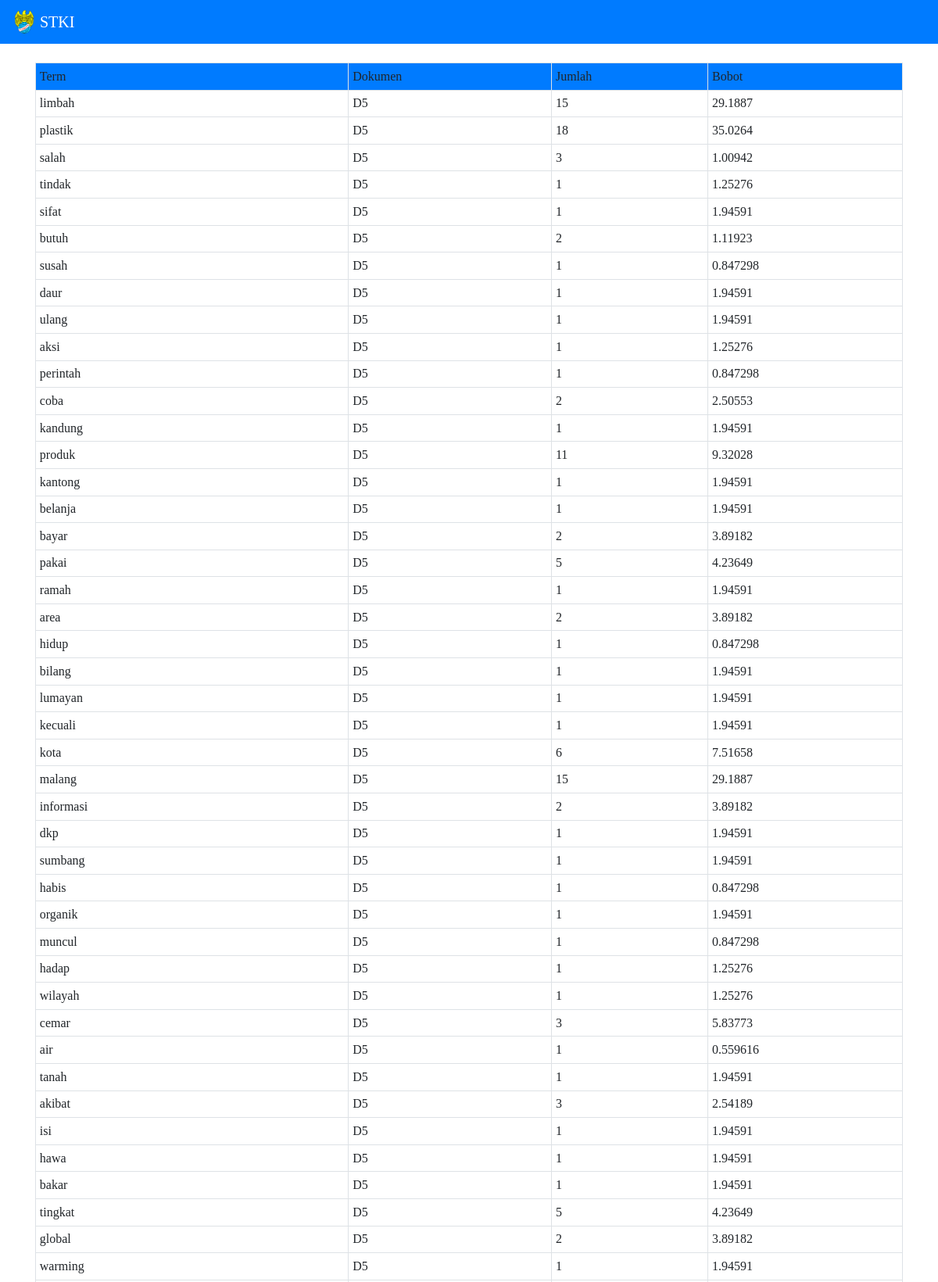
The page /bobotDokumen.php (upper part) on the database its author committed.
### tables this page shows
CREATE TABLE `tbindex` (
  `Id` int(11) NOT NULL,
  `Term` text NOT NULL,
  `DocId` int(11) NOT NULL,
  `jumlah` int(11) NOT NULL,
  `Bobot` float NOT NULL
);

CREATE TABLE `tbdokumen` (
  `Id` int(11) NOT NULL,
  `Judul` varchar(100) NOT NULL,
  `dokumen` text NOT NULL,
  `nm_dk` text NOT NULL
);

### bobotDokumen.php (the view, shortened to what this page needs)
<?php
include 'koneksi.php';
    $result = mysqli_query($konek," SELECT * FROM `tbindex` JOIN `tbdokumen` on tbindex.DocId = tbdokumen.Id ");
?>
<!DOCTYPE html>
<html>
<head>
	<link rel="stylesheet" type="text/css" href="assets/bootstrap/dist/css/bootstrap.min.css">
	<link rel="stylesheet" type="text/css" href="assets/fontawesome/css/all.min.css">
</head>
<body>
<nav class="navbar navbar-dark bg-primary">
  <a class="navbar-brand" href="index.php">
    <img src="assets/img/logo.png" width="30" height="30" class="d-inline-block align-top" alt="" loading="lazy">
    STKI
  </a>
</nav>
<br />
<div class="container">
    <table class="table table-sm table-bordered">
        <tr class="bg-primary">
            <td scope="col">Term</td>
            <td scope="col">Dokumen</td>
            <td scope="col">Jumlah</td>
            <td scope="col">Bobot</td>
        </tr>
        <?php foreach($result as $row) : ?>
            <tr>
                <td><?= $row['Term'] ?></td>
                <td><?= $row['nm_dk'] ?></td>
                <td><?= $row['jumlah'] ?></td>
                <td><?= $row['Bobot'] ?></td>
            </tr>
        <?php endforeach; ?>
    </table>
</div>
</body>
</html>

### bobotDokumen.php (style rules this page uses)
* { font-family: awesome; }

### rows shown on the page
tbindex: Term "limbah", tbdokumen.nm_dk "D5", jumlah "15", Bobot "29.1887"
tbindex: Term "plastik", tbdokumen.nm_dk "D5", jumlah "18", Bobot "35.0264"
tbindex: Term "salah", tbdokumen.nm_dk "D5", jumlah "3", Bobot "1.00942"
tbindex: Term "tindak", tbdokumen.nm_dk "D5", jumlah "1", Bobot "1.25276"
tbindex: Term "sifat", tbdokumen.nm_dk "D5", jumlah "1", Bobot "1.94591"
tbindex: Term "butuh", tbdokumen.nm_dk "D5", jumlah "2", Bobot "1.11923"
tbindex: Term "susah", tbdokumen.nm_dk "D5", jumlah "1", Bobot "0.847298"
tbindex: Term "daur", tbdokumen.nm_dk "D5", jumlah "1", Bobot "1.94591"
tbindex: Term "ulang", tbdokumen.nm_dk "D5", jumlah "1", Bobot "1.94591"
tbindex: Term "aksi", tbdokumen.nm_dk "D5", jumlah "1", Bobot "1.25276"
tbindex: Term "perintah", tbdokumen.nm_dk "D5", jumlah "1", Bobot "0.847298"
tbindex: Term "coba", tbdokumen.nm_dk "D5", jumlah "2", Bobot "2.50553"
tbindex: Term "kandung", tbdokumen.nm_dk "D5", jumlah "1", Bobot "1.94591"
tbindex: Term "produk", tbdokumen.nm_dk "D5", jumlah "11", Bobot "9.32028"
tbindex: Term "kantong", tbdokumen.nm_dk "D5", jumlah "1", Bobot "1.94591"
tbindex: Term "belanja", tbdokumen.nm_dk "D5", jumlah "1", Bobot "1.94591"
tbindex: Term "bayar", tbdokumen.nm_dk "D5", jumlah "2", Bobot "3.89182"
tbindex: Term "pakai", tbdokumen.nm_dk "D5", jumlah "5", Bobot "4.23649"
tbindex: Term "ramah", tbdokumen.nm_dk "D5", jumlah "1", Bobot "1.94591"
tbindex: Term "area", tbdokumen.nm_dk "D5", jumlah "2", Bobot "3.89182"
tbindex: Term "hidup", tbdokumen.nm_dk "D5", jumlah "1", Bobot "0.847298"
tbindex: Term "bilang", tbdokumen.nm_dk "D5", jumlah "1", Bobot "1.94591"
tbindex: Term "lumayan", tbdokumen.nm_dk "D5", jumlah "1", Bobot "1.94591"
tbindex: Term "kecuali", tbdokumen.nm_dk "D5", jumlah "1", Bobot "1.94591"
tbindex: Term "kota", tbdokumen.nm_dk "D5", jumlah "6", Bobot "7.51658"
tbindex: Term "malang", tbdokumen.nm_dk "D5", jumlah "15", Bobot "29.1887"
tbindex: Term "informasi", tbdokumen.nm_dk "D5", jumlah "2", Bobot "3.89182"
tbindex: Term "dkp", tbdokumen.nm_dk "D5", jumlah "1", Bobot "1.94591"
tbindex: Term "sumbang", tbdokumen.nm_dk "D5", jumlah "1", Bobot "1.94591"
tbindex: Term "habis", tbdokumen.nm_dk "D5", jumlah "1", Bobot "0.847298"
tbindex: Term "organik", tbdokumen.nm_dk "D5", jumlah "1", Bobot "1.94591"
tbindex: Term "muncul", tbdokumen.nm_dk "D5", jumlah "1", Bobot "0.847298"
tbindex: Term "hadap", tbdokumen.nm_dk "D5", jumlah "1", Bobot "1.25276"
tbindex: Term "wilayah", tbdokumen.nm_dk "D5", jumlah "1", Bobot "1.25276"
tbindex: Term "cemar", tbdokumen.nm_dk "D5", jumlah "3", Bobot "5.83773"
tbindex: Term "air", tbdokumen.nm_dk "D5", jumlah "1", Bobot "0.559616"
tbindex: Term "tanah", tbdokumen.nm_dk "D5", jumlah "1", Bobot "1.94591"
tbindex: Term "akibat", tbdokumen.nm_dk "D5", jumlah "3", Bobot "2.54189"
tbindex: Term "isi", tbdokumen.nm_dk "D5", jumlah "1", Bobot "1.94591"
tbindex: Term "hawa", tbdokumen.nm_dk "D5", jumlah "1", Bobot "1.94591"
tbindex: Term "bakar", tbdokumen.nm_dk "D5", jumlah "1", Bobot "1.94591"
tbindex: Term "tingkat", tbdokumen.nm_dk "D5", jumlah "5", Bobot "4.23649"
tbindex: Term "global", tbdokumen.nm_dk "D5", jumlah "2", Bobot "3.89182"
tbindex: Term "warming", tbdokumen.nm_dk "D5", jumlah "1", Bobot "1.94591"
